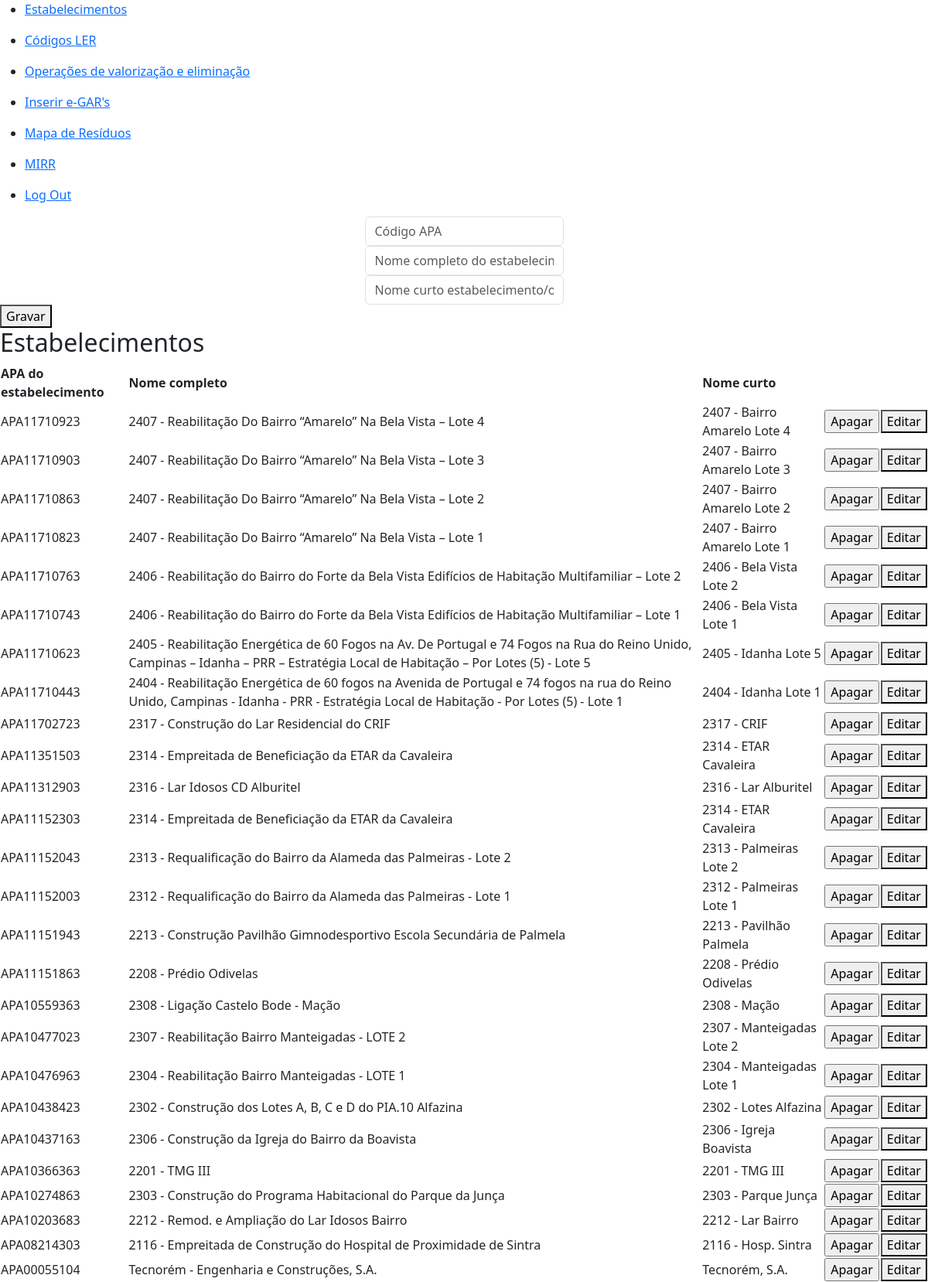
The app's page /establishments (signed in) with its own data.
### tables this page shows
CREATE TABLE apa_code_contract (
    apa_code TEXT NOT NULL UNIQUE,
    contract_full TEXT NOT NULL,
    contract_short TEXT NOT NULL
);

### app.py (the view, shortened to what this page needs)
@app.route("/establishments", methods=["GET", "POST"])
@login_required
def establishments():
    if request.method == "GET":
        all_estab = db.execute("SELECT apa_code,contract_full,contract_short \
            FROM apa_code_contract ORDER BY apa_code DESC")
        return render_template("establishments.html", all_estab=all_estab)

### helpers.py (called while the page is built)
def login_required(f):
    @wraps(f)
    def decorated_function(*args, **kwargs):
        if session.get("user_id") is None:
            return redirect("/login")
        return f(*args, **kwargs)
    return decorated_function

### templates/establishments.html (shortened to what this page needs)
{% extends "layout.html" %}
{% block main %}
<form action="/establishments" method="post">
    <div>
        <input autocomplete="off" autofocus class="form-control mx-auto w-auto" name="apa_code" placeholder="Código APA"
            type="text">
    </div>
    <div>
        <input autocomplete="off" autofocus class="form-control mx-auto w-auto" name="nome_estab"
            placeholder="Nome completo do estabelecimento/obra" type="text">
    </div>
    <div>
        <input autocomplete="off" autofocus class="form-control mx-auto w-auto" name="nome_estab_curto"
            placeholder="Nome curto estabelecimento/obra" type="text">
    </div>
    <button type="submit">Gravar</button>
</form>
<h2>Estabelecimentos</h2>
<table style="width:100%">
    <thead>
        <tr>
            <th>APA do estabelecimento</th>
            <th>Nome completo</th>
            <th>Nome curto</th>
        </tr>
    </thead>
    <tbody>
        {% for row in all_estab %}
        <tr>
            <td>{{ row.apa_code }}</td>
            <td>{{ row.contract_full }}</td>
            <td>{{ row.contract_short }}</td>
            <td>
                <form action="/delete" method="post">
                    <div>
                        <input class="delete_button" type="submit" value="Apagar">
                    </div>
                </form>
            </td>
            <td>
                <button class="edit_button" onclick="showEditForm('{{ row.apa_code }}')">Editar</button>
            </td>
        </tr>
        {% endfor %}
    </tbody>
</table>
{% endblock %}

### records on screen
apa_code_contract: apa_code "APA11710923", contract_full "2407 - Reabilitação Do Bairro “Amarelo” Na Bela Vista – Lote 4", contract_short "2407 - Bairro Amarelo Lote 4"
apa_code_contract: apa_code "APA11710903", contract_full "2407 - Reabilitação Do Bairro “Amarelo” Na Bela Vista – Lote 3", contract_short "2407 - Bairro Amarelo Lote 3"
apa_code_contract: apa_code "APA11710863", contract_full "2407 - Reabilitação Do Bairro “Amarelo” Na Bela Vista – Lote 2", contract_short "2407 - Bairro Amarelo Lote 2"
apa_code_contract: apa_code "APA11710823", contract_full "2407 - Reabilitação Do Bairro “Amarelo” Na Bela Vista – Lote 1", contract_short "2407 - Bairro Amarelo Lote 1"
apa_code_contract: apa_code "APA11710763", contract_full "2406 - Reabilitação do Bairro do Forte da Bela Vista Edifícios de Habitação Multifamiliar – Lote 2", contract_short "2406 - Bela Vista Lote 2"
apa_code_contract: apa_code "APA11710743", contract_full "2406 - Reabilitação do Bairro do Forte da Bela Vista Edifícios de Habitação Multifamiliar – Lote 1", contract_short "2406 - Bela Vista Lote 1"
apa_code_contract: apa_code "APA11710623", contract_full "2405 - Reabilitação Energética de 60 Fogos na Av. De Portugal e 74 Fogos na Rua do Reino Unido, Campinas – Idanha – PRR – Estratégia Local de Habitação – Por Lotes (5) - Lote 5", contract_short "2405 - Idanha Lote 5"
apa_code_contract: apa_code "APA11710443", contract_full "2404 - Reabilitação Energética de 60 fogos na Avenida de Portugal e 74 fogos na rua do Reino Unido, Campinas - Idanha - PRR - Estratégia Local de Habitação - Por Lotes (5) - Lote 1", contract_short "2404 - Idanha Lote 1"
apa_code_contract: apa_code "APA11702723", contract_full "2317 - Construção do Lar Residencial do CRIF", contract_short "2317 - CRIF"
apa_code_contract: apa_code "APA11351503", contract_full "2314 - Empreitada de Beneficiação da ETAR da Cavaleira", contract_short "2314 - ETAR Cavaleira"
apa_code_contract: apa_code "APA11312903", contract_full "2316 - Lar Idosos CD Alburitel", contract_short "2316 - Lar Alburitel"
apa_code_contract: apa_code "APA11152303", contract_full "2314 - Empreitada de Beneficiação da ETAR da Cavaleira", contract_short "2314 - ETAR Cavaleira"
apa_code_contract: apa_code "APA11152043", contract_full "2313 - Requalificação do Bairro da Alameda das Palmeiras - Lote 2", contract_short "2313 - Palmeiras Lote 2"
apa_code_contract: apa_code "APA11152003", contract_full "2312 - Requalificação do Bairro da Alameda das Palmeiras - Lote 1", contract_short "2312 - Palmeiras Lote 1"
apa_code_contract: apa_code "APA11151943", contract_full "2213 - Construção Pavilhão Gimnodesportivo Escola Secundária de Palmela", contract_short "2213 - Pavilhão Palmela"
apa_code_contract: apa_code "APA11151863", contract_full "2208 - Prédio Odivelas", contract_short "2208 - Prédio Odivelas"
apa_code_contract: apa_code "APA10559363", contract_full "2308 - Ligação Castelo Bode - Mação", contract_short "2308 - Mação"
apa_code_contract: apa_code "APA10477023", contract_full "2307 - Reabilitação Bairro Manteigadas - LOTE 2", contract_short "2307 - Manteigadas Lote 2"
apa_code_contract: apa_code "APA10476963", contract_full "2304 - Reabilitação Bairro Manteigadas - LOTE 1", contract_short "2304 - Manteigadas Lote 1"
apa_code_contract: apa_code "APA10438423", contract_full "2302 - Construção dos Lotes A, B, C e D do PIA.10 Alfazina", contract_short "2302 - Lotes Alfazina"
apa_code_contract: apa_code "APA10437163", contract_full "2306 - Construção da Igreja do Bairro da Boavista", contract_short "2306 - Igreja Boavista"
apa_code_contract: apa_code "APA10366363", contract_full "2201 - TMG III", contract_short "2201 - TMG III"
apa_code_contract: apa_code "APA10274863", contract_full "2303 - Construção do Programa Habitacional do Parque da Junça", contract_short "2303 - Parque Junça"
apa_code_contract: apa_code "APA10203683", contract_full "2212 - Remod. e Ampliação do Lar Idosos Bairro", contract_short "2212 - Lar Bairro"
apa_code_contract: apa_code "APA08214303", contract_full "2116 - Empreitada de Construção do Hospital de Proximidade de Sintra", contract_short "2116 - Hosp. Sintra"
apa_code_contract: apa_code "APA00055104", contract_full "Tecnorém - Engenharia e Construções, S.A.", contract_short "Tecnorém, S.A."
